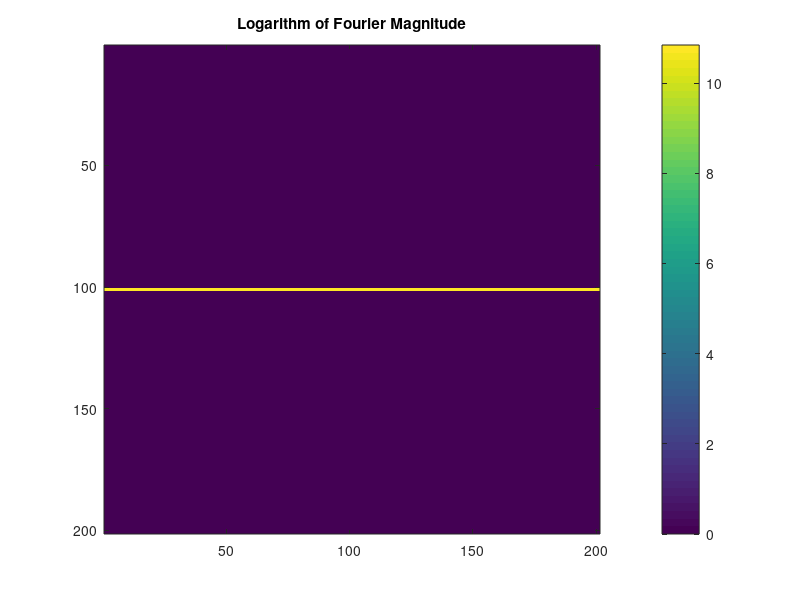

MATLAB code to generate this figure:
% MATLAB code to compute the Fourier transform
I = zeros(201, 201); % Create a 201x201 black image
I(:, 101) = 255; % Set the central column to 255

% Compute the 2D Fourier transform and shift zero-frequency to center
F = fft2(I);
F_shifted = fftshift(F);

% Compute the logarithm of the magnitude
log_magnitude = log(abs(F_shifted) + 1);

% Plot the result
figure;
imagesc(log_magnitude);
colorbar;
title('Logarithm of Fourier Magnitude');